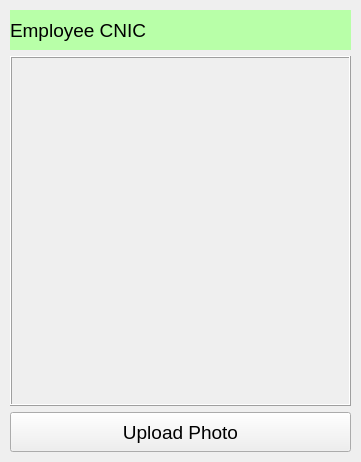
    <widget class="QWidget" name="verticalLayoutWidget_3">
     <property name="geometry">
      <rect>
       <x>1490</x>
       <y>80</y>
       <width>361</width>
       <height>462</height>
      </rect>
     </property>
     <layout class="QVBoxLayout" name="verticalLayout_3" stretch="0,0,0">
      <property name="leftMargin">
       <number>10</number>
      </property>
      <property name="topMargin">
       <number>10</number>
      </property>
      <property name="rightMargin">
       <number>10</number>
      </property>
      <property name="bottomMargin">
       <number>10</number>
      </property>
      <item>
       <widget class="QLabel" name="label_6">
        <property name="sizePolicy">
         <sizepolicy hsizetype="Fixed" vsizetype="Fixed">
          <horstretch>0</horstretch>
          <verstretch>0</verstretch>
         </sizepolicy>
        </property>
        <property name="minimumSize">
         <size>
          <width>340</width>
          <height>40</height>
         </size>
        </property>
        <property name="maximumSize">
         <size>
          <width>341</width>
          <height>40</height>
         </size>
        </property>
        <property name="font">
         <font>
          <pointsize>14</pointsize>
         </font>
        </property>
        <property name="styleSheet">
         <string notr="true">background-color: rgb(184, 255, 168);</string>
        </property>
        <property name="text">
         <string>Employee CNIC</string>
        </property>
       </widget>
      </item>
      <item>
       <widget class="QLabel" name="cnic_image">
        <property name="sizePolicy">
         <sizepolicy hsizetype="Fixed" vsizetype="Fixed">
          <horstretch>0</horstretch>
          <verstretch>0</verstretch>
         </sizepolicy>
        </property>
        <property name="minimumSize">
         <size>
          <width>340</width>
          <height>350</height>
         </size>
        </property>
        <property name="maximumSize">
         <size>
          <width>341</width>
          <height>350</height>
         </size>
        </property>
        <property name="frameShape">
         <enum>QFrame::Box</enum>
        </property>
        <property name="frameShadow">
         <enum>QFrame::Raised</enum>
        </property>
        <property name="text">
         <string/>
        </property>
        <property name="pixmap">
         <pixmap>media/placeholder_image.jpg</pixmap>
        </property>
        <property name="scaledContents">
         <bool>true</bool>
        </property>
        <property name="margin">
         <number>3</number>
        </property>
       </widget>
      </item>
      <item>
       <widget class="QPushButton" name="upload_cnic">
        <property name="sizePolicy">
         <sizepolicy hsizetype="Fixed" vsizetype="Fixed">
          <horstretch>0</horstretch>
          <verstretch>0</verstretch>
         </sizepolicy>
        </property>
        <property name="minimumSize">
         <size>
          <width>340</width>
          <height>40</height>
         </size>
        </property>
        <property name="maximumSize">
         <size>
          <width>341</width>
          <height>40</height>
         </size>
        </property>
        <property name="font">
         <font>
          <pointsize>14</pointsize>
         </font>
        </property>
        <property name="text">
         <string>Upload Photo</string>
        </property>
       </widget>
      </item>
     </layout>
    </widget>
